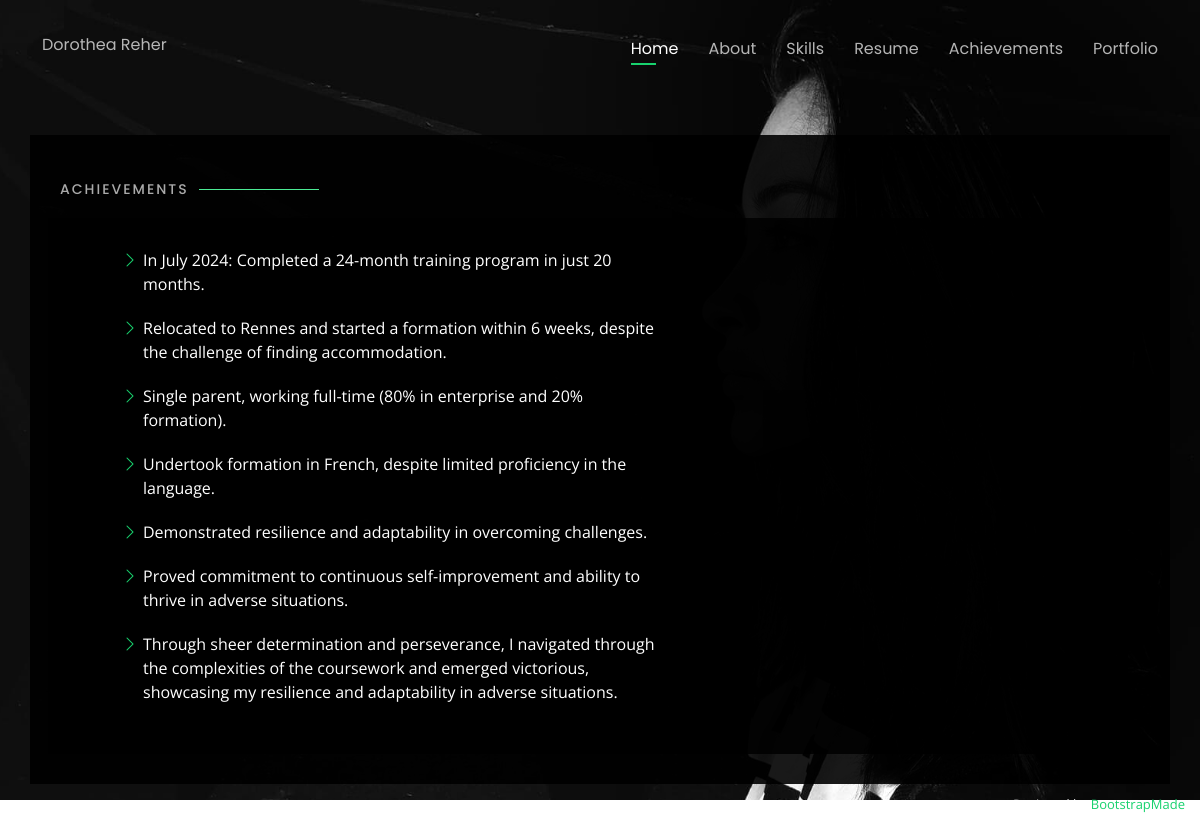
Page /achievements/ on the committed database.
### doridoro/models.py (models this page shows, shortened)
class Achievement(models.Model):
    title = models.CharField(max_length=100, verbose_name=_("title of achievement"))
    content = models.TextField(verbose_name=_("content of achievement"))
    published = models.BooleanField(
        default=True, verbose_name=_("achievement visible on website")
    )

### doridoro/views.py (the view)
# urls.py: path("achievements/", AchievementsView.as_view(), name="achievements"),
class AchievementsView(TemplateView):
    template_name = "achievements.html"
    def get_context_data(self, **kwargs):
        context = super().get_context_data(**kwargs)
        context["achievements"] = Achievement.objects.filter(
            published=True
        ).values_list("content", flat=True)
        return context

### doridoro/templates/achievements.html
{% extends 'base.html' %}
{% load static  %}
{% block content %}
<section id="achievements" class="achievements section-show">
  <div class="about-me container">
    <div class="section-title mb-4">
      <h2>Achievements</h2>
    </div>
    {% if achievements %}
      <div class="row mt-4 container">
        <div class="col-lg-7 content">
          {% for achievement in achievements %}
          <ul>
            <li><i class="bi bi-chevron-right"></i>{{ achievement }}</li>
          </ul>
          {% endfor %}
        </div>
      </div>
      {% endif %}
  </div>
</section>
{% endblock %}

### core/static/assets/css/style.css (style rules this page uses)
body { font-family: "Open Sans", sans-serif; background-color: #040404; color: rgba(255, 255, 255, 0.7); position: relative; background: transparent; margin-top: 35px; }
body::before { content: ""; position: fixed; background: #040404 url("../img/bg.jpg") top right no-repeat; background-size: cover; left: 0; right: 0; top: 0; height: 100vh; z-index: -1; }
@media (min-width: 1024px) { body::before { background-attachment: fixed; } }
h1, h2, h3, h4, h5, h6 { font-family: "Raleway", sans-serif; }
section { overflow: hidden; position: absolute; width: 100%; top: 140px; bottom: 100%; opacity: 0; transition: ease-in-out 0.4s; z-index: 2; }
section.section-show { top: 100px; bottom: auto; opacity: 1; padding-bottom: 45px; }
section .container { background: rgba(0, 0, 0, 0.9); padding: 30px; }
.section-title h2 { font-size: 14px; font-weight: 500; padding: 0; line-height: 1px; margin: 20px 0; letter-spacing: 2px; text-transform: uppercase; color: #aaaaaa; font-family: "Poppins", sans-serif; }
.section-title h2::after { content: ""; width: 120px; height: 1px; display: inline-block; background: #4ceb95; margin: 4px 10px; }
.about-me .content ul { list-style: none; }
.about-me .content ul li { margin-bottom: 20px; display: flex; align-items: baseline; color: #fff; }
.about-me .content ul i { font-size: 16px; margin-right: 5px; color: #18d26e; line-height: 0; }

### rows in the picture
Achievement: content "In July 2024: Completed a 24-month training program in just 20 months."
Achievement: content "Relocated to Rennes and started a formation within 6 weeks, despite the challenge of finding accommodation."
Achievement: content "Single parent, working full-time (80% in enterprise and 20% formation)."
Achievement: content "Undertook formation in French, despite limited proficiency in the language."
Achievement: content "Demonstrated resilience and adaptability in overcoming challenges."
Achievement: content "Proved commitment to continuous self-improvement and ability to thrive in adverse situations."
Achievement: content "Through sheer determination and perseverance, I navigated through the complexities of the coursework and emerged victorious, showcasing my resilience and adaptability in adverse situations."
